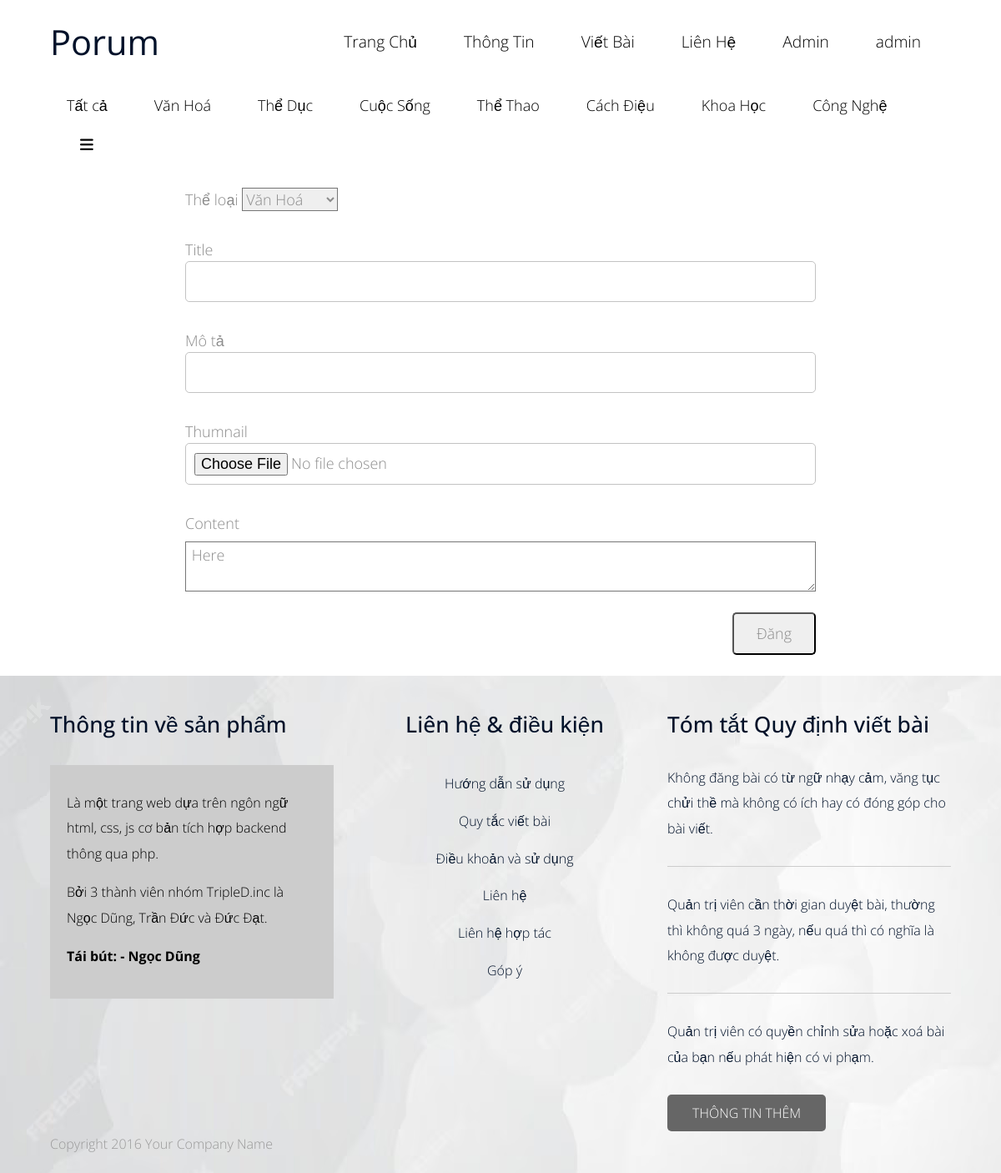
Page /DoAnTTCN/post/createpost.php (signed in) on the committed database.
### tables this page shows
CREATE TABLE IF NOT EXISTS `tbl_menu` (
  `menuid` int NOT NULL AUTO_INCREMENT,
  `menuname` varchar(500) DEFAULT NULL,
  `parentid` int DEFAULT '0',
  `link` varchar(500) DEFAULT NULL,
  `position` int DEFAULT '0',
  PRIMARY KEY (`menuid`)
);

CREATE TABLE IF NOT EXISTS `tbl_category` (
  `categoryid` int NOT NULL AUTO_INCREMENT,
  `categoryname` varchar(500) DEFAULT NULL,
  PRIMARY KEY (`categoryid`)
);

### DoAnTTCN/post/createpost.php (the view, shortened to what this page needs)
<?php
include '../config/config.php';
include '../layout/header.php';
?>
<div class="container-fluid center-form">
    <form method="post" enctype="multipart/form-data" class="form-main">
        <div class="createpost-attribute">
            <label for="">
                Thể loại
                <select name="categoryid" id="">
                    <?php
                    $cate = $conn->query("select * from tbl_category");
                    while ($row = $cate->fetch_assoc()) {
                        ?>
                        <option value="<?php echo $row['categoryid'] ?>">
                            <?php echo $row['categoryname'] ?>
                        </option>
                        <?php
                    }
                    ?>
                </select>
            </label>
        </div>
        <div class="createpost-attribute">
            <label for="">
                Title
                <input type="text" name='title'>
            </label>
        </div>
        <div class="createpost-attribute">
            <label for="">
                Mô tả
                <input type="text" name='asbtract'>
            </label>
        </div>
        <div class="createpost-attribute">
            <label for="">
                Thumnail
                <input type="file" name='thumnail' class="file-create-post">
            </label>
        </div>
        <div class="createpost-attribute textarea-create">
            <label for="">
                Content
            </label>
            <textarea id="editor" name="content"> Here </textarea>
        </div>
        <div class="createpost-attribute btn-create-flex">
            <button type="submit" name="btn_create" class="btn-create"> Đăng </button>
        </div>
    </form>
</div>
<?php
include '../layout/footer.php'
    ?>

### DoAnTTCN/layout/header.php (shortened to what this page needs)
<?php
$query_menu = "select * from tbl_menu where position =0 limit 4";
$result_menu = $conn->query($query_menu);
$result_categories = $conn->query("select * from tbl_category limit 7");
?>
<!DOCTYPE html>
<html>
<head>
    <link rel="stylesheet" href="https://cdnjs.cloudflare.com/ajax/libs/font-awesome/6.4.2/css/all.min.css"
 />
    <link rel="stylesheet" href="/DoAnTTCN/resource/user/css/bootstrap.min.css">
    <link rel="stylesheet" href="/DoAnTTCN/resource/user/css/templatemo-style.css">
    <link rel="stylesheet" href="/DoAnTTCN/resource/user/css/blogcss.css">
    <link rel="stylesheet" href="/DoAnTTCN/resource/user/css/contentBox.css">
    <link rel="stylesheet" href="/DoAnTTCN/resource/user/css/nav-item-list.css">
    <link rel="stylesheet" href="/DoAnTTCN/resource/user/css/form-account.css">
    <link rel="stylesheet" href="/DoAnTTCN/resource/user/css/createblog.css">
    <link rel="stylesheet" href="/DoAnTTCN/resource/user/css/hidden-list.css">
    <link rel="stylesheet" href="/DoAnTTCN/resource/user/css/info-acc.css">
    <link rel="stylesheet" href="/DoAnTTCN/resource/user/css/change-info.css">
</head>
<body>
    <div class="tm-header">
        <div class="container-fluid">
            <div class="tm-header-inner">
                <a href="/DoAnTTCN/" class="navbar-brand tm-site-name">Porum</a>
                <nav class="navbar tm-main-nav">
                    <div class="collapse navbar-toggleable-sm" id="tmNavbar">
                        <ul class="nav navbar-nav">
                            <?php
                            if ($result_menu->num_rows > 0) {
                                while ($row_menu = $result_menu->fetch_assoc()) {
                                    ?>
                                    <li class="nav-item">
                                        <a href="<?php echo $row_menu['link'] ?>" class="nav-link">
                                            <?php echo $row_menu['menuname'] ?>
                                        </a>
                                    </li>
                                    <?php
                                }
                            }
                            ?>
                            <li class="nav-item">
                                <a href="/DoAnTTCN/admin" class="nav-link">
                                    Admin
                                </a>
                            </li>
                            <?php
                            if (isset($_SESSION['username'])) {
                                ?>
                                <li class="nav-item"  onclick="showDiv('profile')" >
                                    <div class="nav-link">
                                        <?php echo $_SESSION['username'] ?>
                                    </div>
                                </li>
                                <?php
                            }
                            ?>
                        </ul>
                    </div>
                </nav>
            </div>
            <div class="tm-header-2-inner">
                <div class="collapse navbar-toggleable-sm" id="tmNavbar">
                    <ul class="nav navbar-nav">
                        <li class="nav-item">
                            <a href="/DoAnTTCN/post/" class="nav-link">
                                Tất cả
                            </a>
                        </li>
                        <?php
                        if ($result_categories->num_rows > 0) {
                            while ($row_cate = $result_categories->fetch_assoc()) {
                                ?>
                                <li class="nav-item">
                                    <a href="/DoAnTTCN/post/?cateid=<?php echo $row_cate['categoryid'] ?>" class="nav-link">
                                        <?php echo $row_cate['categoryname'] ?>
                                    </a>
                                </li>
                                <?php
                            }
                        }
                        ?>
                        <li class="nav-item">
                            <a href="#" class="nav-link" onclick="showDiv('choosecate')"><i class="fa-solid fa-bars"></i></a>
                        </li>
                    </ul>
                </div>
            </div>
        </div>
    </div>

### DoAnTTCN/resource/user/css/templatemo-style.css (style rules this page uses)
body { color: #8c8c8c; font-family: "Open Sans", Helvetica, Arial, sans-serif; font-size: 18px; font-weight: 300; overflow-x: hidden; }
a, button { transition: all 0.3s ease; }
.container-fluid { margin-left: auto; margin-right: auto; max-width: 1390px; }
@media (max-width: 1390px) { .container-fluid { padding-left: 5%; padding-right: 5%; } }
.tm-header-inner { display: -webkit-flex; display: -ms-flexbox; display: flex; -webkit-align-items: center; -ms-flex-align: center; align-items: center; -webkit-justify-content: space-between; -ms-flex-pack: justify; justify-content: space-between; height: 100px; }
.tm-site-name { color: #001129; display: block; font-size: 2.6rem; font-weight: 400; }
.tm-main-nav { font-size: 1.2rem; }
.navbar-nav .nav-link { border-radius: 6px; color: black; padding: 10px 20px; }
.tm-header-2-inner { display: -webkit-flex; display: -ms-flexbox; display: flex; -webkit-align-items: center; -ms-flex-align: center; align-items: center; -webkit-justify-content: space-between; -ms-flex-pack: justify; justify-content: space-around; height: 100px; }

### DoAnTTCN/resource/user/css/blogcss.css (style rules this page uses)
a { text-decoration: none; }

### DoAnTTCN/resource/user/css/nav-item-list.css (style rules this page uses)
.nav-item { position: relative; }
.nav-item { cursor: pointer; }

### DoAnTTCN/resource/user/css/form-account.css (style rules this page uses)
.center-form { display: flex; justify-content: center; }

### DoAnTTCN/resource/user/css/createblog.css (style rules this page uses)
.form-main { width: 70%; }
.createpost-attribute label { width: 100%; }
.createpost-attribute { margin: 25px 0; }
.createpost-attribute input { width: 100%; padding: 10px; border-radius: 5px; border: 1px solid #c3c3c3; }
.textarea-create { display: flex; flex-direction: column; }
.btn-create-flex { display: flex; justify-content: end; }
.btn-create { width: 100px; padding: 10px; border-radius: 5px; }
.file-create-post { border: 1px dashed #c3c3c3; }

### rows in the picture
tbl_menu: menuname "Trang Chủ"
tbl_menu: menuname "Thông Tin"
tbl_menu: menuname "Viết Bài"
tbl_menu: menuname "Liên Hệ"
tbl_category: categoryname "Văn Hoá"
tbl_category: categoryname "Thể Dục"
tbl_category: categoryname "Cuộc Sống"
tbl_category: categoryname "Thể Thao"
tbl_category: categoryname "Cách Điệu"
tbl_category: categoryname "Khoa Học"
tbl_category: categoryname "Công Nghệ"

### other values in the picture
$_SESSION['username'] "admin"
form field categoryid "Văn Hoá"
